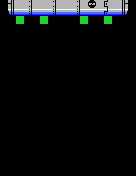

Below is a game level as drawn by its tile map, then a one-line description and the .tmx file that defines it, in full:
An orthogonal 17x22 tile map with 8x8 px tiles, 1 tile layer (Tile Layer 1).

<map version="1.2" tiledversion="1.3.2" orientation="orthogonal" renderorder="right-down" compressionlevel="0" width="17" height="22" tilewidth="8" tileheight="8" infinite="0" nextlayerid="2" nextobjectid="1">
 <tileset firstgid="1" name="moai-tiles" tilewidth="8" tileheight="8" tilecount="256" columns="16">
  <image source="tech-tiles.png" width="128" height="128" />
 </tileset>
 <layer id="1" name="Tile Layer 1" width="17" height="22">
  <data encoding="csv">
1,11,12,13,12,12,13,12,12,13,12,241,12,15,12,16,1,
1,85,86,87,86,86,87,86,86,87,86,86,86,89,86,90,1,
1,1,256,1,1,256,1,1,1,1,256,1,1,256,1,1,1,
1,1,1,1,1,1,1,1,1,1,1,1,1,1,1,1,1,
1,1,1,1,1,1,1,1,1,1,1,1,1,1,1,1,1,
1,1,1,1,1,1,1,1,1,1,1,1,1,1,1,1,1,
1,1,1,1,1,1,1,1,1,1,1,1,1,1,1,1,1,
1,1,1,1,1,1,1,1,1,1,1,1,1,1,1,1,1,
1,1,1,1,1,1,1,1,1,1,1,1,1,1,1,1,1,
1,1,1,1,1,1,1,1,1,1,1,1,1,1,1,1,1,
1,1,1,1,1,1,1,1,1,1,1,1,1,1,1,1,1,
1,1,1,1,1,1,1,1,1,1,1,1,1,1,1,1,1,
1,1,1,1,1,1,1,1,1,1,1,1,1,1,1,1,1,
1,1,1,1,1,1,1,1,1,1,1,1,1,1,1,1,1,
1,1,1,1,1,1,1,1,1,1,1,1,1,1,1,1,1,
1,1,1,1,1,1,1,1,1,1,1,1,1,1,1,1,1,
1,1,1,1,1,1,1,1,1,1,1,1,1,1,1,1,1,
1,1,1,1,1,1,1,1,1,1,1,1,1,1,1,1,1,
1,1,1,1,1,1,1,1,1,1,1,1,1,1,1,1,1,
1,1,1,1,1,1,1,1,1,1,1,1,1,1,1,1,1,
1,1,1,1,1,1,1,1,1,1,1,1,1,1,1,1,1,
1,1,1,1,1,1,1,1,1,1,1,1,1,1,1,1,1
</data>
 </layer>
</map>
